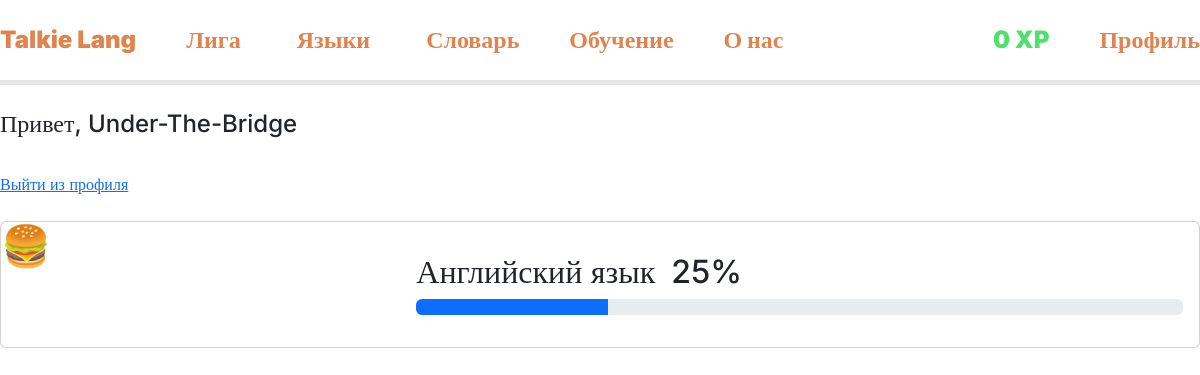
Page /profile/index.php (signed in) on the earlier database version.
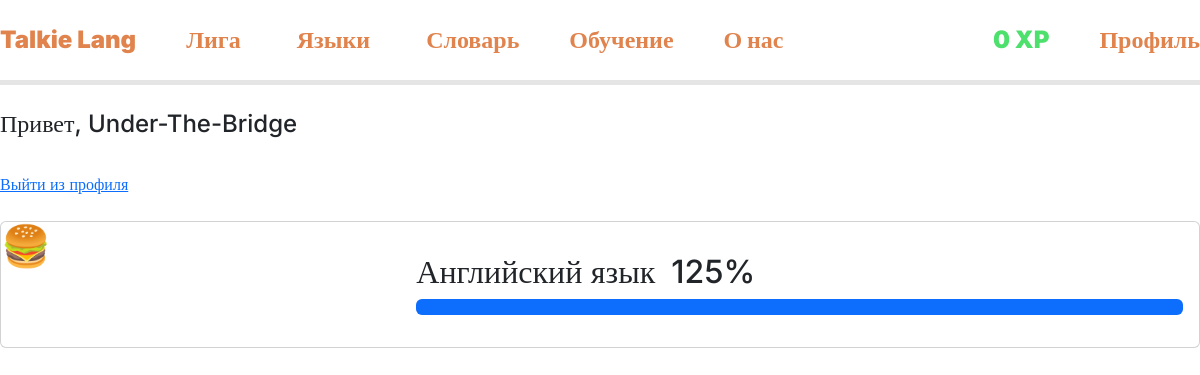
Same page on the later database version.
### tables this page shows
CREATE TABLE `users` (
  `user_id` int(11) NOT NULL,
  `user_login` text NOT NULL,
  `user_email` text NOT NULL,
  `user_password` text NOT NULL,
  `user_role` enum('user','admin') NOT NULL DEFAULT 'user',
  `user_weekly_xp` int(11) NOT NULL DEFAULT '0',
  `user_league` int(11) NOT NULL DEFAULT '1'
);

CREATE TABLE `user_lang_progress` (
  `id` int(11) NOT NULL,
  `user_id` int(11) NOT NULL,
  `lang_id` int(11) NOT NULL,
  `progress` int(11) NOT NULL DEFAULT '0'
);

### profile/index.php (the view, shortened to what this page needs)
<?php
require "../connection-db.php";
$id = $_SESSION["id"];
$user = mysqli_fetch_assoc(mysqli_query($conn, "select * from users where user_id = $id"));
$progresses = mysqli_fetch_all(mysqli_query($conn,"select * from user_lang_progress where user_id = $id"));
?>
<!DOCTYPE html>
<html lang="en">
<?php include "../components/head.php"; ?>
<body>
    <?php include "../components/header.php"; ?>
    <main class="container">
        <h4>Привет, <?=$user["user_login"]?></h4>
        <a href="logout.php">Выйти из профиля</a>
        <?php foreach($progresses as $progress):
            $lessons = mysqli_num_rows(mysqli_query($conn,"select * from lesson where lesson_language = ".$progress[2]));
            ?>
        <div class="card mb-3">
            <div class="row g-0 d-flex justify-content-between align-items-center">
                <div class="col-md-4"  style="height: 125px; max-width:125px">
                    <h1>🍔</h1>
                </div>
                <div class="col-md-8">
                    <div class="card-body">
                        <div class="d-flex g-1">
                            <h2 class="card-title">Английский язык</h2>
                            <h2 class="card-title ms-3"><?=(int)round(100*$progress[3]/$lessons)."%"?></h2>
                        </div>
                    <p class="card-text">
                        <div class="progress" role="progressbar" aria-label="Basic example" aria-valuenow="0" aria-valuemin="0" aria-valuemax="100">
                            <div class="progress-bar" style="width: calc(100%*<?=$progress[3]?>/<?=$lessons?>)"></div>
                        </div>
                        </p>
                    </div>
                </div>
            </div>
        </div>
        <?php endforeach;?>
    </main>
</body>
</html>

### components/head.php (shortened to what this page needs)
<head>
    <link rel="stylesheet" href="../../css/bootstrap.min.css">
    <link rel="stylesheet" href="../../css/style.css">
</head>

### components/header.php (shortened to what this page needs)
<header>
    <div class="nav-bar">
        <div>
            <div>
                <?php if (!isset($_SESSION["lang"])): ?>
                    <a class="header-btns" href="/">Talkie Lang</a>
                <?php else: ?>
                    <a class="header-btns" href="/<?= $_SESSION["lang"] ?>">Talkie Lang</a>
                <?php endif; ?>
                <a class="header-btns" href="/league">Лига</a>
                <div class="dropdown">
                    <button class="header-btns" type="button" data-bs-toggle="dropdown"
                        aria-expanded="false">
                        Языки
                    </button>
                </div>
                <?php if (!isset($_SESSION["lang"])): ?>
                    <a class="header-btns" href="/dictionary">Словарь</a>
                <?php endif; ?>
                <a class="header-btns">Обучение</a>
                <a class="header-btns">О нас</a>
            </div>
            <div>
                <?php if (!isset($_SESSION["id"])): ?>
                    <a class="header-btns" href="/auth/">Вход</a>
                    <a class="header-btns" href="/register/">Регистрация</a>
                <?php else: ?>
                    <p class="xp"><?= $user["user_weekly_xp"] ?> XP</p>
                    <a class="header-btns" href="/profile/">Профиль</a>
                <?php endif; ?>
            </div>
        </div>
    </div>
</header>

### css/style.css (style rules this page uses)
* { transition: 0.15s ease-out; }
:root { --main-color: #e0834d; --main-color-shadow: #c06b3a; --main-color-light: rgb(235, 155, 109); --green-color: #4de06d; --green-color-shadow: #2db64b; --red-color: #e0524d; --red-color-shadow: #b6362d; --bg-color: #0f0f0f; --bg-secondary: #1a1a1a; --gray-color: #a38a7a; --gray-color-light: #d3c2b6; }
body { font-family: inter; }
p { margin: 0; }
header { height: 85px; }
.nav-bar { width: 100%; position: fixed; height: 85px; display: flex; justify-content: center; align-items: center; box-sizing: border-box; border-bottom: 5px solid #e5e5e5; background-color: white; z-index: 10; }
.nav-bar>div { width: 1280px; display: flex; justify-content: space-between; align-items: center; }
.nav-bar>div div { display: flex; align-items: center; gap: 50px; }
.header-btns { transition: 0.2s ease-out; color: var(--main-color); text-decoration: none; font-weight: 900; font-size: 24px; border: none; background: none; }
.container { max-width: 1280px; display: flex; flex-direction: column; gap: 25px; padding-left: 0; padding-right: 0; }
main { padding: 25px 0; }
.xp { color: var(--green-color); text-decoration: none; font-weight: 900; font-size: 24px; }

Differences in the rows shown:
removed user_lang_progress: 100*$progress[3]/$lessons "25"
added user_lang_progress: 100*$progress[3]/$lessons "125"
